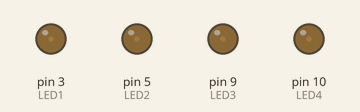
Recording of a sketch running on a simulated Arduino Uno, built with avr-gcc and run on an emulated ATmega328P. On the bench: output pins drawn as LEDs (lit = HIGH).

Above: at 0.15 s.
At 3.16 s:
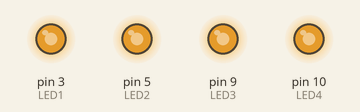
At 8.88 s:
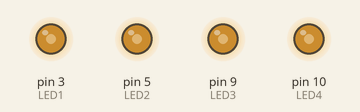
At 12.79 s:
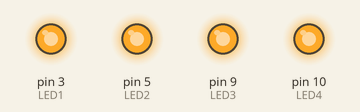
At 19.71 s:
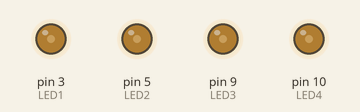
Timing chart, 0 to 20.0 s (numbered marks = the images above):
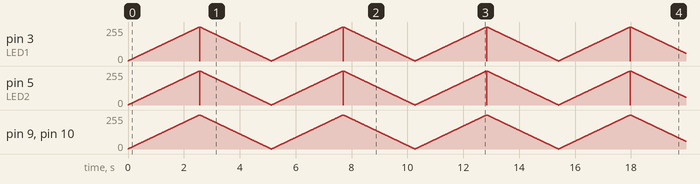

The sketch:

brilho-leds.ino
```cpp
const int LED1 = 3;
const int LED2 = 5;
const int LED3 = 9;
const int LED4 = 10;

int brilho = 0;
int i = 1;

void setup() {


}

void loop() {
  if (brilho > 255)
  {
    i = -1;
  }
  else if (brilho < 1)
  {
    i = 1;
  }
brilho = brilho + i;
analogWrite(LED1, brilho);
analogWrite(LED2, brilho);
analogWrite(LED3, brilho);
analogWrite(LED4, brilho);
delay(10);
}
```
